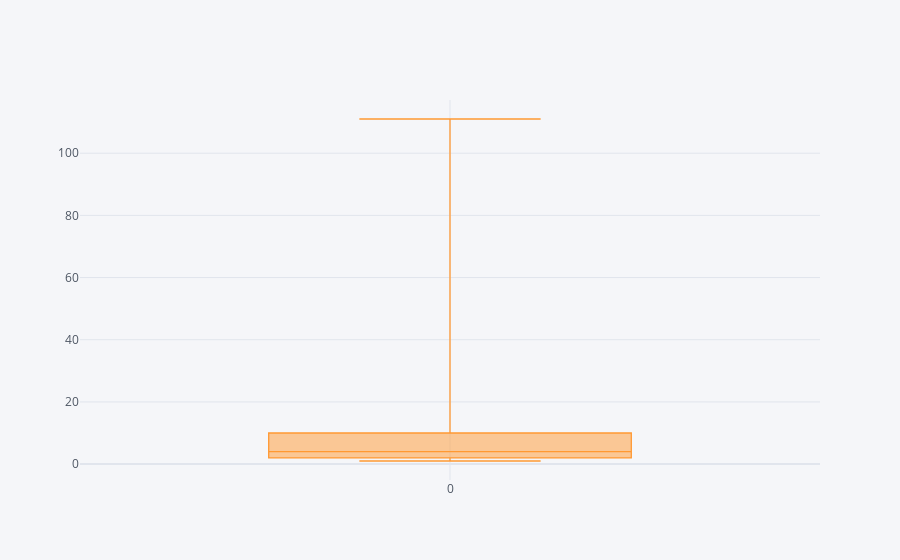

This figure's notebook cell:
### Code cell
df1 = pd.DataFrame([1,2,1,2,4,5,8,10,11,2,1,3,4,5,2,110,111,101])
df1.iplot(kind="box")

### Figure 1 — Plotly figure (JSON) as saved in the notebook; plotly's stock layout.template omitted (floating-point values rounded to 4 significant figures)
{"data": [{"boxpoints": false, "line": {"width": 1.3}, "marker": {"color": "rgba(255, 153, 51, 1.0)"}, "name": "0", "orientation": "v", "type": "box", "y": [1, 2, 1, 2, 4, 5, 8, 10, 11, 2, 1, 3, 4, 5, 2, 110, 111, 101]}], "layout": {"legend": {"bgcolor": "#F5F6F9", "font": {"color": "#4D5663"}}, "paper_bgcolor": "#F5F6F9", "plot_bgcolor": "#F5F6F9", "title": {"font": {"color": "#4D5663"}}, "xaxis": {"gridcolor": "#E1E5ED", "showgrid": true, "tickfont": {"color": "#4D5663"}, "title": {"font": {"color": "#4D5663"}, "text": ""}, "zerolinecolor": "#E1E5ED"}, "yaxis": {"gridcolor": "#E1E5ED", "showgrid": true, "tickfont": {"color": "#4D5663"}, "title": {"font": {"color": "#4D5663"}, "text": ""}, "zerolinecolor": "#E1E5ED"}}}
